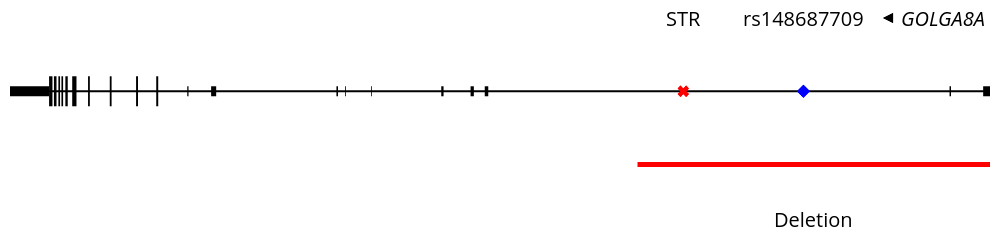

The notebook cell saved with this chart:
### Code cell
transcript = df[df["feature"] == "transcript"]

fig = go.Figure()
# transcript
fig.add_trace(go.Scatter(x=[transcript["start"].values[0], transcript["end"].values[0]], y=[0, 0], mode="lines", line=dict(color="black"), name="transcript"))


# exons
for exon in df[df["feature"] == "CDS"].iterrows():
    fig.add_trace(
        go.Scatter(
            x=[exon[1]["start"], exon[1]["end"]], y=[0, 0], mode="lines", line=dict(color="black", width=30), name="exon")
    )

# UTRs
for utr in df[df["feature"] == "five_prime_UTR"].iterrows():
    fig.add_trace(
        go.Scatter(
            x=[utr[1]["start"], utr[1]["end"]], y=[0, 0], mode="lines", line=dict(color="black", width=10), name="5' UTR"
        )
    )
for utr in df[df["feature"] == "three_prime_UTR"].iterrows():
    fig.add_trace(
        go.Scatter(
            x=[utr[1]["start"], utr[1]["end"]], y=[0, 0], mode="lines", line=dict(color="black", width=10), name="3' UTR"
        )
    )

# location of the repeat
fig.add_trace(
    go.Scatter(
        x=[34419425, 34419425],
        y=[0, 0],
        mode="markers",
        marker=dict(color="red", size=10, symbol="x"),
        name="repeat",
    )
)
# location of the 625 variant
fig.add_trace(
    go.Scatter(
        x=[34426625, 34426625],
        y=[0, 0],
        mode="markers",
        marker=dict(color="blue", size=10, symbol="diamond"),
        name="rs148687709",
    )
)
fig.add_annotation(
    x=34426625, y=1, text="rs148687709", ax=0, ay=0, font=dict(color="black", size=20)
)

# location of the deletion at 34416680 - 34568563
fig.add_trace(
    go.Scatter(
        x=[34416680, 34568563],
        y=[-1, -1],
        mode="lines",
        line=dict(color="red", width=5),
        name="deletion",
    )
)
fig.add_annotation(
    x=(34416680 + transcript["end"].values[0])/2,
    y=-1.75,
    text="Deletion",
    ax=0,
    ay=0,
    font=dict(color="black", size=20),
)

fig.update_layout(plot_bgcolor="white", width=1000, height=80, showlegend=False, margin=dict(l=10, r=10, t=0, b=5))

fig.add_annotation(x=34419425, y=1, text="STR",  ax=0, ay=0, font=dict(color="black", size=20))
fig.add_annotation(
    x=34435000, y=1, text="<i>GOLGA8A</i>", ax=0, ay=0, font=dict(color="black", size=20)
)

fig.add_trace(go.Scatter(x=[34431400, 34431400], y=[1, 1], mode="markers", marker=dict(color="black", size=10, symbol="arrow-left"), name="GOLGA8A"))

fig.update_xaxes(showgrid=False, zeroline=False, showline=False, showticklabels=False, range=[transcript["start"].values[0], transcript["end"].values[0]])
fig.update_yaxes(showgrid=False, zeroline=False, showline=False, showticklabels=False)


fig.show()

fig.write_image("/home/wdecoster/Downloads/golga8a_diagram.svg")

### Figure 1 — Plotly figure (JSON) as saved in the notebook; plotly's stock layout.template omitted (floating-point values rounded to 4 significant figures)
{"data": [{"line": {"color": "black"}, "mode": "lines", "name": "transcript", "type": "scatter", "x": [34379068, 34437808], "y": [0, 0]}, {"line": {"color": "black", "width": 30}, "mode": "lines", "name": "exon", "type": "scatter", "x": [34389644, 34389691], "y": [0, 0]}, {"line": {"color": "black", "width": 30}, "mode": "lines", "name": "exon", "type": "scatter", "x": [34387833, 34387952], "y": [0, 0]}, {"line": {"color": "black", "width": 30}, "mode": "lines", "name": "exon", "type": "scatter", "x": [34386625, 34386741], "y": [0, 0]}, {"line": {"color": "black", "width": 30}, "mode": "lines", "name": "exon", "type": "scatter", "x": [34385740, 34385778], "y": [0, 0]}, {"line": {"color": "black", "width": 30}, "mode": "lines", "name": "exon", "type": "scatter", "x": [34385427, 34385474], "y": [0, 0]}, {"line": {"color": "black", "width": 30}, "mode": "lines", "name": "exon", "type": "scatter", "x": [34385254, 34385338], "y": [0, 0]}, {"line": {"color": "black", "width": 30}, "mode": "lines", "name": "exon", "type": "scatter", "x": [34385048, 34385157], "y": [0, 0]}, {"line": {"color": "black", "width": 30}, "mode": "lines", "name": "exon", "type": "scatter", "x": [34383961, 34384047], "y": [0, 0]}, {"line": {"color": "black", "width": 30}, "mode": "lines", "name": "exon", "type": "scatter", "x": [34383746, 34383853], "y": [0, 0]}, {"line": {"color": "black", "width": 30}, "mode": "lines", "name": "exon", "type": "scatter", "x": [34383441, 34383528], "y": [0, 0]}, {"line": {"color": "black", "width": 30}, "mode": "lines", "name": "exon", "type": "scatter", "x": [34382797, 34383053], "y": [0, 0]}, {"line": {"color": "black", "width": 30}, "mode": "lines", "name": "exon", "type": "scatter", "x": [34382386, 34382529], "y": [0, 0]}, {"line": {"color": "black", "width": 30}, "mode": "lines", "name": "exon", "type": "scatter", "x": [34382151, 34382251], "y": [0, 0]}, {"line": {"color": "black", "width": 30}, "mode": "lines", "name": "exon", "type": "scatter", "x": [34381968, 34382068], "y": [0, 0]}, {"line": {"color": "black", "width": 30}, "mode": "lines", "name": "exon", "type": "scatter", "x": [34381701, 34381856], "y": [0, 0]}, {"line": {"color": "black", "width": 30}, "mode": "lines", "name": "exon", "type": "scatter", "x": [34381411, 34381613], "y": [0, 0]}, {"line": {"color": "black", "width": 10}, "mode": "lines", "name": "5' UTR", "type": "scatter", "x": [34437398, 34437808], "y": [0, 0]}, {"line": {"color": "black", "width": 10}, "mode": "lines", "name": "5' UTR", "type": "scatter", "x": [34435383, 34435471], "y": [0, 0]}, {"line": {"color": "black", "width": 10}, "mode": "lines", "name": "5' UTR", "type": "scatter", "x": [34407524, 34407735], "y": [0, 0]}, {"line": {"color": "black", "width": 10}, "mode": "lines", "name": "5' UTR", "type": "scatter", "x": [34406674, 34406870], "y": [0, 0]}, {"line": {"color": "black", "width": 10}, "mode": "lines", "name": "5' UTR", "type": "scatter", "x": [34404917, 34405055], "y": [0, 0]}, {"line": {"color": "black", "width": 10}, "mode": "lines", "name": "5' UTR", "type": "scatter", "x": [34400712, 34400759], "y": [0, 0]}, {"line": {"color": "black", "width": 10}, "mode": "lines", "name": "5' UTR", "type": "scatter", "x": [34399155, 34399203], "y": [0, 0]}, {"line": {"color": "black", "width": 10}, "mode": "lines", "name": "5' UTR", "type": "scatter", "x": [34398634, 34398729], "y": [0, 0]}, {"line": {"color": "black", "width": 10}, "mode": "lines", "name": "5' UTR", "type": "scatter", "x": [34391123, 34391426], "y": [0, 0]}, {"line": {"color": "black", "width": 10}, "mode": "lines", "name": "5' UTR", "type": "scatter", "x": [34389692, 34389768], "y": [0, 0]}, {"line": {"color": "black", "width": 10}, "mode": "lines", "name": "3' UTR", "type": "scatter", "x": [34379068, 34381410], "y": [0, 0]}, {"marker": {"color": "red", "size": 10, "symbol": "x"}, "mode": "markers", "name": "repeat", "type": "scatter", "x": [34419425, 34419425], "y": [0, 0]}, {"marker": {"color": "blue", "size": 10, "symbol": "diamond"}, "mode": "markers", "name": "rs148687709", "type": "scatter", "x": [34426625, 34426625], "y": [0, 0]}, {"line": {"color": "red", "width": 5}, "mode": "lines", "name": "deletion", "type": "scatter", "x": [34416680, 34568563], "y": [-1, -1]}, {"marker": {"color": "black", "size": 10, "symbol": "arrow-left"}, "mode": "markers", "name": "GOLGA8A", "type": "scatter", "x": [34431400, 34431400], "y": [1, 1]}], "layout": {"annotations": [{"ax": 0, "ay": 0, "font": {"color": "black", "size": 20}, "text": "rs148687709", "x": 34426625, "y": 1}, {"ax": 0, "ay": 0, "font": {"color": "black", "size": 20}, "text": "Deletion", "x": 34427244, "y": -1.75}, {"ax": 0, "ay": 0, "font": {"color": "black", "size": 20}, "text": "STR", "x": 34419425, "y": 1}, {"ax": 0, "ay": 0, "font": {"color": "black", "size": 20}, "text": "<i>GOLGA8A</i>", "x": 34435000, "y": 1}], "height": 80, "margin": {"b": 5, "l": 10, "r": 10, "t": 0}, "plot_bgcolor": "white", "showlegend": false, "width": 1000, "xaxis": {"range": [34379068, 34437808], "showgrid": false, "showline": false, "showticklabels": false, "zeroline": false}, "yaxis": {"showgrid": false, "showline": false, "showticklabels": false, "zeroline": false}}}
